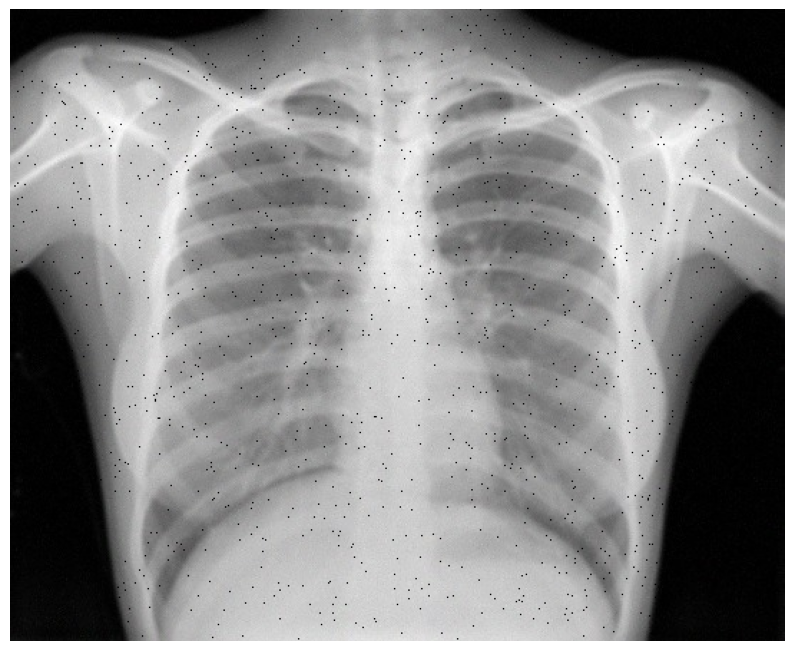
#> input picture chest1.png, 794 x 651 px, found by its file name
$ jupyter execute sunwayQ2.ipynb   (older library calls are emulated)
#> lines starting #> are read from the running program, lines starting #| are printed output that depends on the picture
[cell 1]
import cv2
import numpy as np
from matplotlib import pyplot as plt

# Specify the image path (replace with your image path)
image_path = '/content/drive/MyDrive/chest1.png'

# Load the image
image = cv2.imread(image_path)
#> image is the input picture: shape (651, 794, 3); mean B, G, R 141.1, 141.1, 141.1

# Convert the image from BGR to RGB
image_rgb = cv2.cvtColor(image, cv2.COLOR_BGR2RGB)

# Display the original image
plt.figure(figsize=(10, 10))
plt.title("Original Image")
plt.imshow(image_rgb)
plt.axis('off')
plt.show()

[cell 2]
# Use median filtering to remove salt and pepper noise
denoised_image_median = cv2.medianBlur(image, ksize=5)

# Display the denoised image after median filtering
plt.figure(figsize=(10, 10))
plt.title("Denoised Image with Median Filter")
plt.imshow(denoised_image_median)
plt.axis('off')
plt.show()

[cell 3]
# Method: Apply gamma correction
gamma_value = 2.0  # Adjust the gamma value as needed
gamma_trans = np.array(255 * (denoised_image_median / 255) ** gamma_value, dtype=np.uint8)
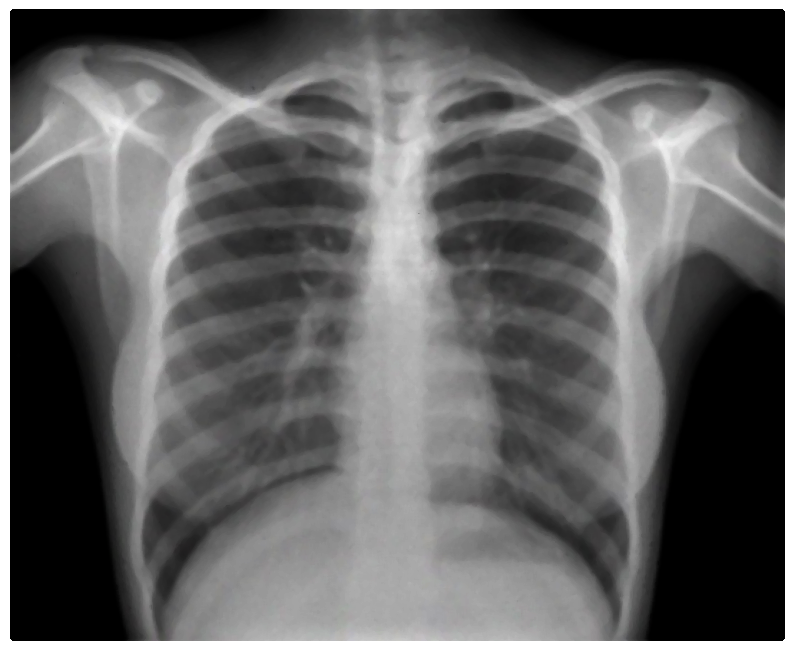
#> gamma_trans: shape (651, 794, 3); mean B, G, R 100.1, 100.1, 100.2

# Display the image after gamma correction
plt.figure(figsize=(10, 10))
plt.title("Image after Gamma Correction")
plt.imshow(gamma_trans)
plt.axis('off')
plt.show()

[cell 4]
# Normalize the image
normalized_img = cv2.normalize(gamma_trans.astype('float'), None, 0.0, 1.0, cv2.NORM_MINMAX)

# Compute the Laplacian filter
laplacian = cv2.Laplacian(normalized_img, cv2.CV_64F)
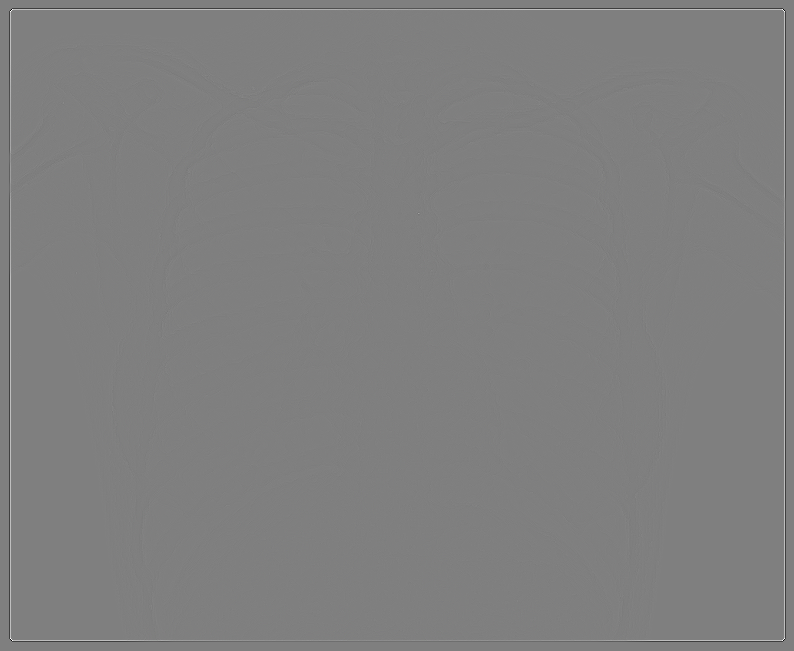
#> laplacian: shape (651, 794, 3) float64; mean B, G, R -1.1e-18, -7.15e-19, -1.65e-19; drawn with min black and max white

# Sharpen the image
sharpened = normalized_img - laplacian
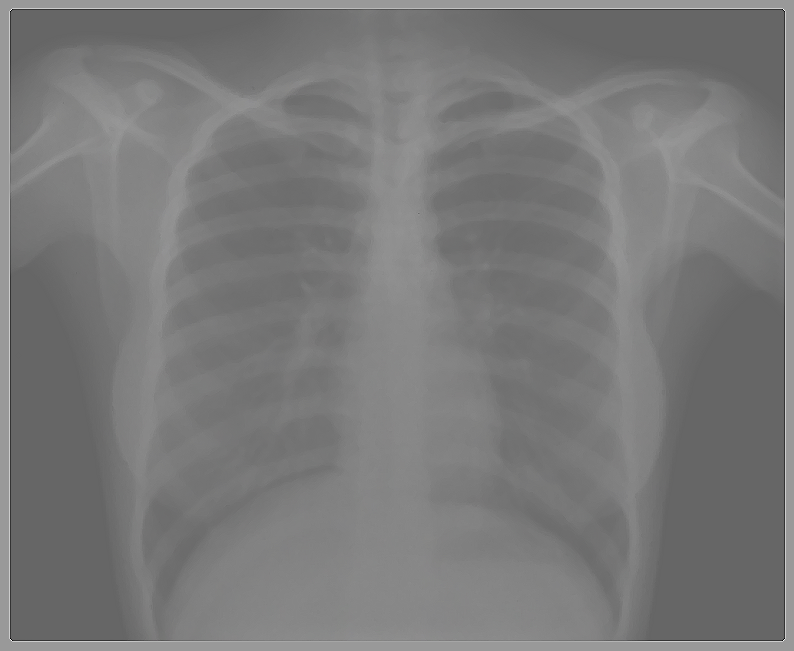
#> sharpened: shape (651, 794, 3) float64; mean B, G, R 0.393, 0.393, 0.393; drawn with min black and max white
sharpened = np.clip(sharpened * 255, 0, 255).astype(np.uint8)  # Convert back to uint8

# Display the sharpened image
plt.figure(figsize=(10, 10))
plt.title("Sharpened Image")
plt.imshow(sharpened)
plt.axis('off')
plt.show()

[cell 5]
# Method: Adjust contrast
alpha = 1.1  # Contrast control (>1 increases contrast, <1 decreases contrast)
beta = 0     # Brightness control

# Use weighted sum to adjust contrast and brightness
img_adj = cv2.convertScaleAbs(sharpened, alpha=alpha, beta=beta)
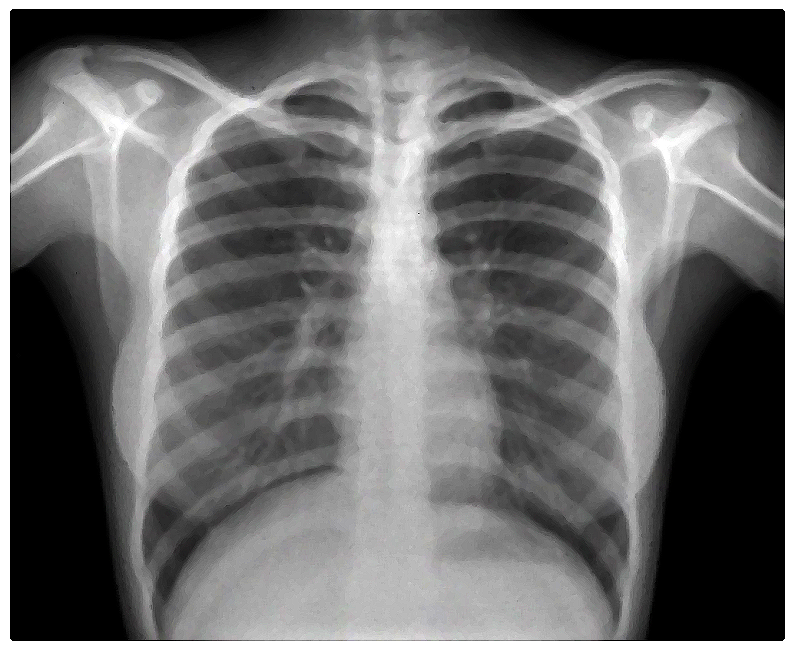
#> img_adj: shape (651, 794, 3); mean B, G, R 108.3, 108.3, 108.4

# Display the image after contrast adjustment
plt.figure(figsize=(10, 10))
plt.title("Image after Contrast Adjustment")
plt.imshow(img_adj)
plt.axis('off')
plt.show()

[cell 6]
import cv2
import numpy as np
from matplotlib import pyplot as plt

# Specify the image path (replace with your image path)
image_path = '/content/drive/MyDrive/chest1.png'

# Load the image
image = cv2.imread(image_path)

# Convert the image from BGR to RGB
image_rgb = cv2.cvtColor(image, cv2.COLOR_BGR2RGB)

# Use median filtering to remove salt and pepper noise
denoised_image_median = cv2.medianBlur(image_rgb, ksize=5)

# Method: Apply gamma correction
gamma_value = 2.0  # Adjust the gamma value as needed
gamma_trans = np.array(255 * (denoised_image_median / 255) ** gamma_value, dtype=np.uint8)

# Normalize the image
normalized_img = cv2.normalize(gamma_trans.astype('float'), None, 0.0, 1.0, cv2.NORM_MINMAX)

# Compute the Laplacian filter
laplacian = cv2.Laplacian(normalized_img, cv2.CV_64F)

# Sharpen the image
sharpened = normalized_img - laplacian
sharpened = np.clip(sharpened * 255, 0, 255).astype(np.uint8)  # Convert back to uint8

# Method: Adjust contrast
alpha = 1.1  # Contrast control (>1 increases contrast, <1 decreases contrast)
beta = 0     # Brightness control

# Use weighted sum to adjust contrast and brightness
img_adj = cv2.convertScaleAbs(sharpened, alpha=alpha, beta=beta)

# Create a figure to display all images side by side
plt.figure(figsize=(20, 10))

# Original Image
plt.subplot(1, 5, 1)
plt.imshow(image_rgb)
plt.title("Original Image")
plt.axis('off')

# Denoised Image
plt.subplot(1, 5, 2)
plt.imshow(denoised_image_median)
plt.title("Denoised Image")
plt.axis('off')

# Image after Gamma Correction
plt.subplot(1, 5, 3)
plt.imshow(gamma_trans)
plt.title("After Gamma Correction")
plt.axis('off')

# Sharpened Image
plt.subplot(1, 5, 4)
plt.imshow(sharpened)
plt.title("Sharpened Image")
plt.axis('off')

# Image after Contrast Adjustment
plt.subplot(1, 5, 5)
plt.imshow(img_adj)
plt.title("After Contrast Adjustment")
plt.axis('off')

# Show all images
plt.tight_layout()
plt.show()
